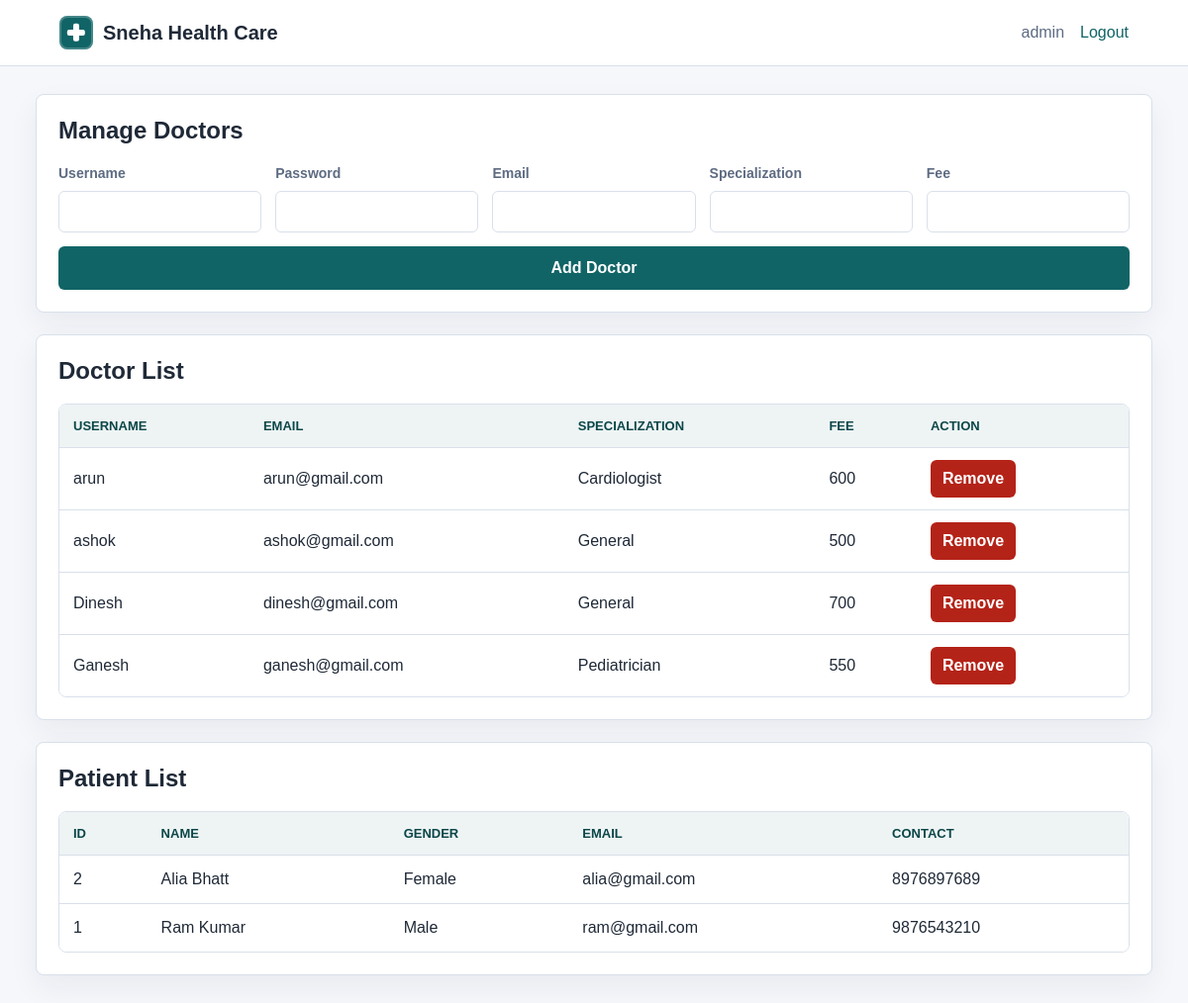
The app's page /admin-panel1.php (signed in) with its own data.
### tables this page shows
CREATE TABLE `doctb` (
  `username` varchar(50) NOT NULL,
  `password` varchar(50) NOT NULL,
  `email` varchar(80) NOT NULL,
  `spec` varchar(80) NOT NULL,
  `docFees` int(10) NOT NULL DEFAULT 0,
  PRIMARY KEY (`username`)
);

CREATE TABLE `patreg` (
  `pid` int(11) NOT NULL AUTO_INCREMENT,
  `fname` varchar(50) NOT NULL,
  `lname` varchar(50) NOT NULL,
  `gender` varchar(20) NOT NULL,
  `email` varchar(80) NOT NULL,
  `contact` varchar(20) NOT NULL,
  `password` varchar(50) NOT NULL,
  `cpassword` varchar(50) NOT NULL,
  PRIMARY KEY (`pid`),
  UNIQUE KEY `email` (`email`)
);

### hms.php (called while the page is built, shortened)
<?php
function hms_db()
{
    static $con = null;
    if ($con === null) {
        $con = new mysqli('localhost', 'root', '', 'myhmsdb');
        $con->set_charset('utf8mb4');
    }
    return $con;
}
function hms_escape($value)
{
    return htmlspecialchars((string) $value, ENT_QUOTES, 'UTF-8');
}
function hms_get_doctors()
{
    $stmt = hms_db()->prepare('SELECT username, email, spec, docFees FROM doctb ORDER BY username');
    $stmt->execute();
    return $stmt->get_result()->fetch_all(MYSQLI_ASSOC);
}
?>

### admin-panel1.php (the view, shortened to what this page needs)
<?php
require_once __DIR__ . '/hms.php';
$con = hms_db();
$doctors = hms_get_doctors();
$patients = $con->query('SELECT pid, fname, lname, gender, email, contact FROM patreg ORDER BY pid DESC')->fetch_all(MYSQLI_ASSOC);
?>
<!DOCTYPE html>
<html lang="en">
<head>
    <link rel="stylesheet" href="style.css">
</head>
<body>
    <header class="topbar">
        <a class="brand brand-with-mark" href="admin-panel1.php">
            <span class="hospital-mark small" aria-hidden="true"></span>
            <span>Sneha Health Care</span>
        </a>
        <nav>
            <span><?php echo hms_escape($_SESSION['admin_username']); ?></span>
            <a href="logout.php">Logout</a>
        </nav>
    </header>
    <main class="dashboard">
        <section class="panel">
            <h1>Manage Doctors</h1>
            <form method="post" action="admin-panel1.php">
                <div class="five-col">
                    <label>Username
                        <input type="text" name="username" required>
                    </label>
                    <label>Password
                        <input type="password" name="password" minlength="6" required>
                    </label>
                    <label>Email
                        <input type="email" name="email" required>
                    </label>
                    <label>Specialization
                        <input type="text" name="spec" required>
                    </label>
                    <label>Fee
                        <input type="number" name="docFees" min="0" required>
                    </label>
                </div>
                <button type="submit">Add Doctor</button>
            </form>
        </section>
        <section class="panel">
            <h1>Doctor List</h1>
            <div class="table-wrap">
                <table>
                    <thead>
                        <tr>
                            <th>Username</th>
                            <th>Email</th>
                            <th>Specialization</th>
                            <th>Fee</th>
                            <th>Action</th>
                        </tr>
                    </thead>
                    <tbody>
                        <?php foreach ($doctors as $doctor): ?>
                            <tr>
                                <td><?php echo hms_escape($doctor['username']); ?></td>
                                <td><?php echo hms_escape($doctor['email']); ?></td>
                                <td><?php echo hms_escape($doctor['spec']); ?></td>
                                <td><?php echo hms_escape($doctor['docFees']); ?></td>
                                <td>
                                    <form class="inline-form" method="post" action="admin-panel1.php">
                                        <button class="danger" type="submit">Remove</button>
                                    </form>
                                </td>
                            </tr>
                        <?php endforeach; ?>
                    </tbody>
                </table>
            </div>
        </section>
        <section class="panel">
            <h1>Patient List</h1>
            <div class="table-wrap">
                <table>
                    <thead>
                        <tr>
                            <th>ID</th>
                            <th>Name</th>
                            <th>Gender</th>
                            <th>Email</th>
                            <th>Contact</th>
                        </tr>
                    </thead>
                    <tbody>
                        <?php foreach ($patients as $patient): ?>
                            <tr>
                                <td><?php echo hms_escape($patient['pid']); ?></td>
                                <td><?php echo hms_escape($patient['fname'] . ' ' . $patient['lname']); ?></td>
                                <td><?php echo hms_escape($patient['gender']); ?></td>
                                <td><?php echo hms_escape($patient['email']); ?></td>
                                <td><?php echo hms_escape($patient['contact']); ?></td>
                            </tr>
                        <?php endforeach; ?>
                    </tbody>
                </table>
            </div>
        </section>
    </main>
</body>
</html>

### style.css (style rules this page uses)
:root { color-scheme: light; --bg: #f5f7fb; --surface: #ffffff; --text: #1f2937; --muted: #5d6b82; --line: #d9e0ea; --primary: #116466; --primary-dark: #0b4648; --danger: #b42318; --danger-bg: #fff1f0; --success-bg: #ecfdf3; --success: #067647; }
* { box-sizing: border-box; }
body { margin: 0; min-height: 100vh; background: var(--bg); color: var(--text); font-family: Arial, Helvetica, sans-serif; line-height: 1.5; }
a { color: var(--primary); text-decoration: none; }
.topbar { position: sticky; top: 0; z-index: 5; display: flex; align-items: center; justify-content: space-between; gap: 18px; padding: 16px 5vw; background: var(--surface); border-bottom: 1px solid var(--line); }
.brand { color: var(--text); font-size: 20px; font-weight: 700; }
.brand-with-mark { display: inline-flex; align-items: center; gap: 10px; }
.topbar nav { display: flex; align-items: center; gap: 16px; color: var(--muted); }
.hospital-mark { position: relative; display: inline-block; flex: 0 0 auto; border-radius: 8px; background: var(--primary); box-shadow: inset 0 0 0 2px rgba(255, 255, 255, 0.22); }
.hospital-mark::before, .hospital-mark::after { position: absolute; content: ""; left: 50%; top: 50%; border-radius: 2px; background: #ffffff; transform: translate(-50%, -50%); }
.hospital-mark::before { width: 54%; height: 18%; }
.hospital-mark::after { width: 18%; height: 54%; }
.hospital-mark.small { width: 34px; height: 34px; }
.dashboard { width: min(1180px, 94vw); margin: 28px auto 56px; }
.panel, .notice { background: var(--surface); border: 1px solid var(--line); border-radius: 8px; box-shadow: 0 12px 30px rgba(31, 41, 55, 0.06); }
.panel { padding: 22px; margin-bottom: 22px; }
.panel h1, .panel h2 { margin: 0 0 18px; line-height: 1.2; }
.panel h1 { font-size: 24px; }
form { display: grid; gap: 14px; }
label { display: grid; gap: 7px; color: var(--muted); font-size: 14px; font-weight: 700; }
input, select, button { width: 100%; min-height: 42px; border-radius: 6px; font: inherit; }
input, select { border: 1px solid var(--line); padding: 9px 11px; background: #fff; color: var(--text); }
button { border: 0; padding: 10px 14px; background: var(--primary); color: white; font-weight: 700; cursor: pointer; }
button.danger { background: var(--danger); }
.two-col, .three-col, .five-col { display: grid; gap: 14px; }
.five-col { grid-template-columns: repeat(5, minmax(0, 1fr)); }
.table-wrap { overflow-x: auto; border: 1px solid var(--line); border-radius: 8px; }
table { width: 100%; min-width: 760px; border-collapse: collapse; background: #fff; }
th, td { padding: 12px 14px; text-align: left; border-bottom: 1px solid var(--line); white-space: nowrap; }
th { background: #eef4f4; color: var(--primary-dark); font-size: 13px; text-transform: uppercase; }
tr:last-child td { border-bottom: 0; }
.inline-form { display: inline; }
.inline-form button { width: auto; min-height: 34px; padding: 7px 12px; }

### records on screen
doctb: username "arun", email "arun@gmail.com", spec "Cardiologist", docFees "600"
doctb: username "ashok", email "ashok@gmail.com", spec "General", docFees "500"
doctb: username "Dinesh", email "dinesh@gmail.com", spec "General", docFees "700"
doctb: username "Ganesh", email "ganesh@gmail.com", spec "Pediatrician", docFees "550"
patreg: pid "2", fname+lname "Alia Bhatt", gender "Female", email "alia@gmail.com", contact "8976897689"
patreg: pid "1", fname+lname "Ram Kumar", gender "Male", email "ram@gmail.com", contact "9876543210"

### other values on screen
hms_escape($_SESSION['admin_username']) "admin"
